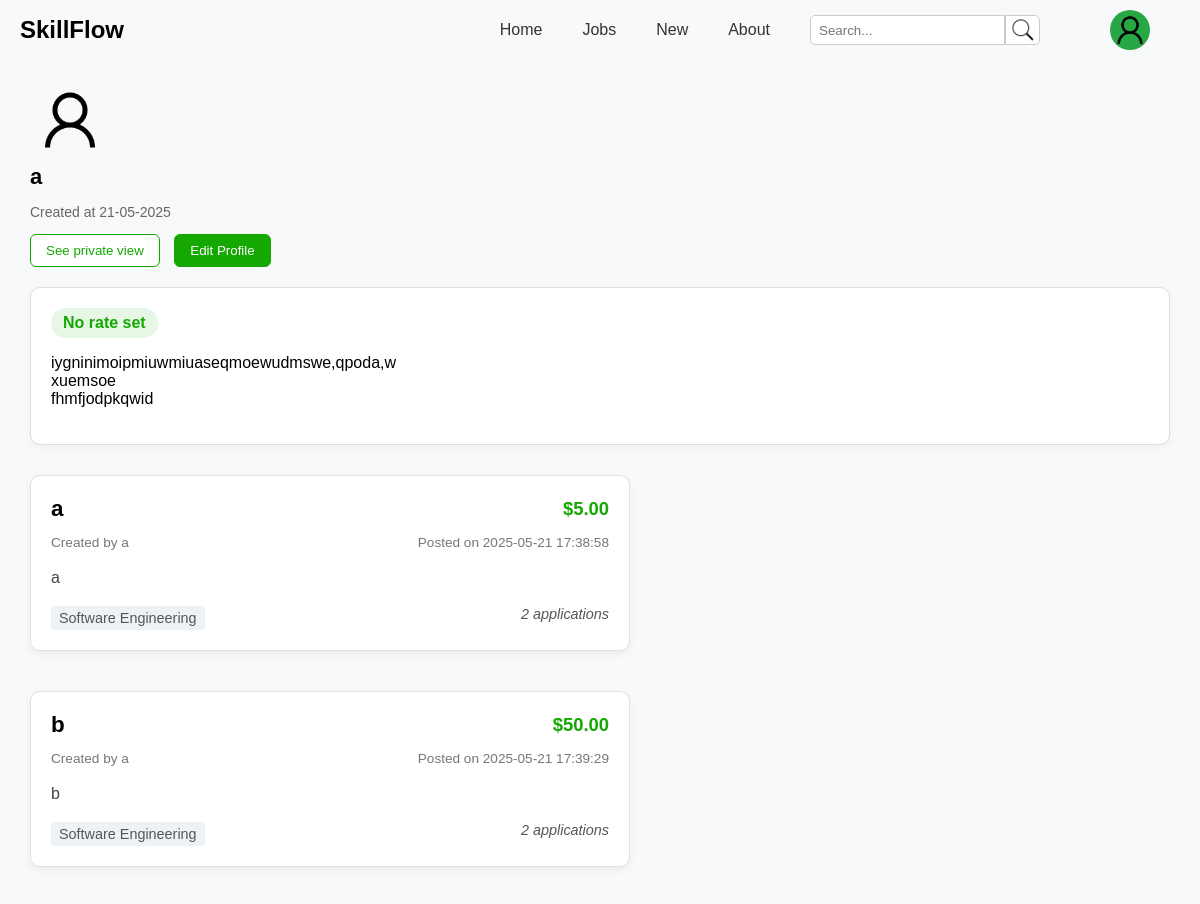
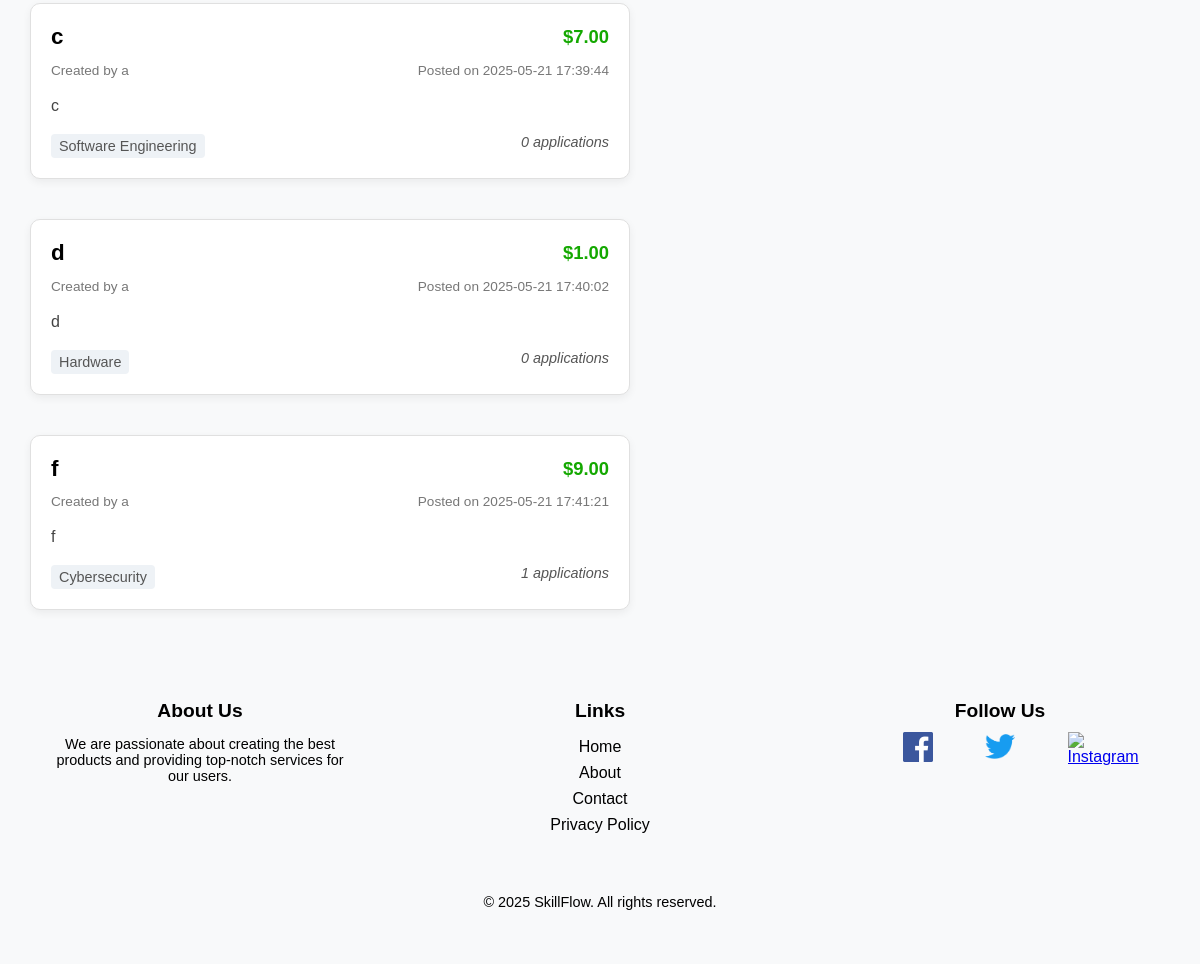
Page /Pages/profile.php (signed in) on the committed database (2 pictures, top to bottom).
### tables this page shows
CREATE TABLE "USER" (
    id INTEGER PRIMARY KEY AUTOINCREMENT NOT NULL,
    name TEXT NOT NULL,
    email TEXT NOT NULL UNIQUE,
    password TEXT NOT NULL,
    created_at TEXT,
    level INTEGER NOT NULL DEFAULT 1,
    birth_date TEXT NOT NULL,
    profile_picture TEXT,
    phone TEXT NOT NULL,
    nr_bank_account TEXT NOT NULL,
    address TEXT NOT NULL,
    rate REAL DEFAULT 0, 
    description TEXT DEFAULT '');

CREATE TABLE "Service" (
    id INTEGER PRIMARY KEY AUTOINCREMENT,
    name TEXT NOT NULL,
    description TEXT NOT NULL,
    price REAL NOT NULL,
    created_at TIMESTAMP,
    number_applications INTEGER DEFAULT 0,
    category TEXT NOT NULL,
    buyer_id INTEGER NOT NULL,
    worker_id INTEGER,  -- NULL permitido
    FOREIGN KEY (buyer_id) REFERENCES User(id)
        ON DELETE CASCADE,
    FOREIGN KEY (worker_id) REFERENCES User(id)
        ON DELETE CASCADE,
    FOREIGN KEY (category) REFERENCES Category(name)
        ON DELETE CASCADE
);

### Utils/Session.php (called while the page is built, shortened)
<?php
  class Session {
    public function isLoggedIn() : bool {
      return isset($_SESSION['id']);
    }
    public function getId() : ?int {
      return isset($_SESSION['id']) ? $_SESSION['id'] : null;
    }
  }
?>

### database/userClass.php (called while the page is built, shortened)
<?php
class User {
    public function __construct(int $id, string $name, string $email, string $password, string $created_at, int $level, string $birth_date, string $phone, string $nr_bank_account, string $address, ?float $rate, ?string $description)
    {
        $this->id = $id;
        $this->name = $name;
        $this->created_at = $created_at;
        $this->rate = $rate;
        $this->description = $description;
    }
    static function getUser(PDO $db, int $id) : User {
        $stmt = $db->prepare('
            SELECT id, name, email, password, created_at, level, birth_date,phone, nr_bank_account, address, rate, description
            FROM User
            WHERE id = ?
        ');
        $stmt->execute(array($id));
        $user = $stmt->fetch();
        return new User(
            $user['id'],
            $user['name'],
            $user['email'],
            $user['password'],
            $user['created_at'],
            $user['level'],
            $user['birth_date'],
            $user['phone'],
            $user['nr_bank_account'],
            $user['address'],
            $user['rate'],
            $user['description']
        );
    }
}
?>

### Actions/Action_Retrieve_Profile.php (called while the page is built, shortened)
<?php
require_once(__DIR__ . '/../Utils/Session.php');
require_once(__DIR__ . '/../database/connection.php');
require_once(__DIR__ . '/../database/userClass.php');
$db = getDatabaseConnection();
$user = User::getUser($db, (int) $_SESSION['id']);
?>

### database/serviceClass.php (called while the page is built, shortened)
<?php
class Service {
    public function __construct(int $id, string $name, string $description, float $price, string $created_at, int $number_applications, string $category, int $buyer_id, ?int $worker_id)
    {
        $this->id = $id;
        $this->name = $name;
        $this->description = $description;
        $this->price = $price;
        $this->created_at = $created_at;
        $this->number_applications = $number_applications;
        $this->category = $category;
    }
    static function getServicesByBuyer(PDO $db, int $buyer_id) : array {
        $stmt = $db->prepare('
            SELECT id, name, description, price, created_at, number_applications, category, buyer_id, worker_id
            FROM Service
            WHERE buyer_id = ?
        ');
        $stmt->execute(array($buyer_id));
        $services = $stmt->fetchAll();
        $serviceObjects = [];
        foreach ($services as $service) {
            $serviceObjects[] = new Service(
                $service['id'],
                $service['name'],
                $service['description'],
                $service['price'],
                $service['created_at'],
                $service['number_applications'],
                $service['category'],
                $service['buyer_id'],
                $service['worker_id']
            );
        }
        return $serviceObjects;
    }
}
?>

### Templates/common_template.php (the view, shortened to what this page needs)
<?php
function drawHeader(Session $session) {
    ?>
    <!DOCTYPE html>
    <html lang="en">
    <head>
        <link rel="stylesheet" href="../css/navbar.css">
        <link rel="stylesheet" href="../css/jobs.css">
        <link rel="stylesheet" href="../css/footer.css">
        <link rel="stylesheet" href="../css/service.css">
    </head>
    <body>
        <header class="navbar">
            <a href="index.html" class="logo">SkillFlow</a>
            <div class="bar">
                <nav class="menu">
                    <a href="index.php">Home</a>
                    <a href="jobs.php">Jobs</a>
                    <a href="newjobs.php">New</a>
                    <a href="about.php">About</a>
                    <div class="search-bar">
                        <input type="text" placeholder="Search..." class="search-input">
                        <button type="submit" class="search-button">
                            <img src="../assets/icons/search.png" alt="Search">
                        </button>
                    </div>
                </nav>
                <div class="auth-buttons" id="authButtons">
                    <?php if ($session->isLoggedIn()): ?>
                    <div class="profile-dropdown-container">
                        <div id="profileCircle" class="profile-circle" onclick="toggleDropdown()">
                        <img src="../assets/icons/user.png" alt="Profile">
                        </div>
                    </div>
                    <?php else: ?>
                        <button class="login" id="loginButton" onclick="window.location.href='login.php'">Log in</button>
                        <button class="signup" id="signupButton" onclick="window.location.href='register.php'">Sign up</button>
                    <?php endif; ?>
                </div>
            </div>
        </header>
    <?php
}
function drawFooter() {
    ?>
    <footer class="footer">
        <div class="footer-content">
            <div class="footer-section">
                <h3>About Us</h3>
                <p>We are passionate about creating the best products and providing top-notch services for our users.</p>
            </div>
            <div class="footer-section">
                <h3>Links</h3>
                <ul>
                    <li><a href="index.php">Home</a></li>
                    <li><a href="about.php">About</a></li>
                    <li><a href="#">Contact</a></li>
                    <li><a href="#">Privacy Policy</a></li>
                </ul>
            </div>
            <div class="footer-section">
                <h3>Follow Us</h3>
                <div class="social-icons">
                    <a href="https://www.facebook.com/seu-usuario" class="social-icon" target="_blank">
                        <img src="../assets/icons/facebook-icon.png" alt="Facebook">
                    </a>
                    <a href="https://twitter.com/seu-usuario" class="social-icon" target="_blank">
                        <img src="../assets/icons/twitter-logo.png" alt="Twitter">
                    </a>
                    <a href="https://www.instagram.com/seu-usuario" class="social-icon" target="_blank">
                        <img src="../assets/icons/instagram-logo.png" alt="Instagram">
                    </a>
                </div>
            </div>
        </div>
        <div class="footer-bottom">
            <p>&copy; 2025 SkillFlow. All rights reserved.</p>
        </div>
    </footer>
    </body>
    </html>
    <?php
}
function draw_service(Service $service, User $user) {
    if ($user->id === $service->buyer_id) {
        $url =  "view_my_job.php?jobId=" . urlencode($service->id) .
                "&jobTitle=" . urlencode($service->name) .
                "&jobDescription=" . urlencode($service->description) .
                "&category=" . urlencode($service->category) .
                "&budget=" . urlencode($service->price);
    } else {
        $url = "apply_to_job.php?jobId=" . urlencode($service->id) .
               "&jobTitle=" . urlencode($service->name) .
               "&jobDescription=" . urlencode($service->description) .
               "&category=" . urlencode($service->category) .
               "&budget=" . urlencode($service->price);
    }
    ?>
    <a href="<?= $url ?>" class="service-card2">
      <div class="service-card2__header">
        <h2 class="service-card2__title"><?= htmlspecialchars($service->name) ?></h2>
        <span class="service-card2__price">$<?= number_format($service->price, 2) ?></span>
      </div>
      <div class="service-card2__meta">
        <span class="service-card2__author">Created by <?= htmlspecialchars($user->name) ?></span>
        <span class="service-card2__date">Posted on <?= htmlspecialchars($service->created_at) ?></span>
      </div>
      <p class="service-card2__desc">
        <?= nl2br(htmlspecialchars($service->description)) ?>
      </p>
      <div class="service-card2__footer">
        <span class="service-card2__category"><?= htmlspecialchars($service->category) ?></span>
        <span class="service-card2__apps"><?= $service->number_applications ?> applications</span>
      </div>
    </a>
    <?php
}
    ?>

### Pages/profile.php (shortened to what this page needs)
<?php
require_once('../Templates/common_template.php');
require_once(__DIR__ . '/../Actions/Action_Retrieve_Profile.php');
require_once(__DIR__ . '/../Utils/Session.php');
require_once(__DIR__ . '/../database/connection.php');
require_once(__DIR__ . '/../database/serviceClass.php');
require_once(__DIR__ . '/../database/userClass.php');
$session = new Session();
$db = getDatabaseConnection();
$user = User::getUser($db, $session->getId());
$user_services = Service::getServicesByBuyer($db, $user->id);
drawHeader($session);
?>
<!DOCTYPE html>
<html lang="en">
<head>
  <link rel="stylesheet" href="../css/profile.css" />
  <link rel="stylesheet" href="../css/navbar.css">
  <link rel="stylesheet" href="../css/footer.css">
</head>
<body>
  <section class="profile">
    <div class="profile-header">
      <img src="../assets/icons/user.png" class="avatar" alt="Profile picture" />
      <div class="profile-info">
        <h1><?= htmlspecialchars($user->name) ?></h1>
        <p>Created at <?= htmlspecialchars($user->created_at) ?></p>
      </div>
      <button class="public-view">See private view</button>
      <button class="profile-settings" onclick="window.location.href='edit_profile.php';">Edit Profile</button>
    </div>
    <div class="profile-body">
      <div class="service-card">
        <div class="service-header">
          <?php if (!is_null($user->rate)): ?>
            <span class="rate">$<?= number_format($user->rate, 2) ?>/hr</span>
          <?php else: ?>
            <span class="rate">No rate set</span>
          <?php endif; ?>
        </div>
        <p>
          <?php if (!empty($user->description)): ?>
            <?= nl2br(htmlspecialchars($user->description)) ?>
          <?php else: ?>
            <em>Adding a service description increases your chances of getting hired — let clients know what you can do!</em>
          <?php endif; ?>
        </p>
      </div>
      <?php
      foreach ($user_services as $user_service) {
          draw_service($user_service, $user);
      }
      ?>
    </div>
  </section>
<?php
drawFooter($session);
?>
</body>
</html>

### css/navbar.css (style rules this page uses)
.logo { font-size: 1.5rem; font-weight: bold; color: black; text-decoration: none; cursor: pointer; }
.navbar { display: flex; flex: 3; align-items: center; justify-content: space-between; padding: 10px 20px; background-color: #f8f9fa; }
.bar { display: flex; align-items: center; }
.menu { display: flex; align-items: center; }
.menu a { margin-right: 40px; text-decoration: none; color: #333; }
.search-bar { display: flex; align-items: center; height: 30px; margin-right: 40px; }
.search-input { padding: 8px; border: 1px solid #ccc; border-radius: 5px 0 0 5px; outline: none; height: 100%; box-sizing: border-box; }
.search-button { background-color: white; border: 1px solid #ccc; padding: 0; border-radius: 0 5px 5px 0; cursor: pointer; outline: none; height: 100%; width: 35px; display: flex; align-items: center; justify-content: center; }
.search-button img { max-width: 100%; max-height: 100%; }
.auth-buttons { display: flex; margin-left: auto; flex-shrink: 0; align-items: center; padding: 0 10px; height: 100%; min-width: 80px; justify-content: center; gap: 10px; }
.profile-circle { width: 40px; height: 40px; border-radius: 50%; background-color: #28a745; display: flex; align-items: center; justify-content: center; overflow: hidden; }
.profile-circle img { width: 100%; height: 100%; object-fit: contain; }
.profile-dropdown-container { position: relative; display: inline-block; }
.profile-circle { cursor: pointer; width: 40px; height: 40px; border-radius: 50%; overflow: hidden; }

### css/jobs.css (style rules this page uses)
body { font-family: Arial, sans-serif; margin: 0; padding: 0; background-color: #f8f9fa; }
h1, h2 { margin: 0; }
button { cursor: pointer; font-family: inherit; }

### css/footer.css (style rules this page uses)
.footer { background-color: #f8f9fa; padding: 40px 0; text-align: center; }
.footer-content { display: flex; justify-content: space-around; margin-bottom: 20px; flex-wrap: wrap; }
.footer-section { flex: 1; max-width: 300px; padding: 0 20px; }
.footer-section h3 { font-size: 1.2rem; margin-bottom: 10px; color: black; }
.footer-section p { font-size: 0.9rem; color: black; }
.footer-section ul { list-style-type: none; padding: 0; }
.footer-section ul li { margin: 8px 0; }
.footer-section ul li a { color: black; text-decoration: none; }
.social-icons { display: flex; justify-content: space-evenly; }
.social-icon { width: 30px; height: 30px; display: inline-block; }
.social-icon img { width: 100%; height: 100%; object-fit: contain; }
.footer-bottom { padding-top: 10px; font-size: 0.9rem; }

### css/service.css (style rules this page uses)
.service-card2 { display: block; max-width: 600px; margin: 1rem auto; padding: 1.25rem; background: #fff; border: 1px solid #e0e0e0; border-radius: 10px; box-shadow: 0 3px 8px rgba(0, 0, 0, 0.06); text-decoration: none; color: inherit; transition: box-shadow 0.2s ease, transform 0.2s ease; }
.service-card2__header { display: flex; justify-content: space-between; align-items: center; margin-bottom: 0.75rem; }
.service-card2__title { font-size: 1.4rem; margin: 0; line-height: 1.2; }
.service-card2__price { font-size: 1.15rem; font-weight: bold; color: #14a800; }
.service-card2__meta { display: flex; justify-content: space-between; font-size: 0.85rem; color: #777; margin-bottom: 1rem; }
.service-card2__desc { font-size: 1rem; color: #444; line-height: 1.5; margin-bottom: 1rem; }
.service-card2__footer { display: flex; justify-content: space-between; font-size: 0.9rem; color: #555; }
.service-card2__category { background: #eef2f6; padding: 0.25rem 0.5rem; border-radius: 4px; }
.service-card2__apps { font-style: italic; }
.service-card2 { flex: 0 1 calc(33.33% - 40px); box-sizing: border-box; margin: 10px 0; }

### rows in the picture
user: name "a", created_at "21-05-2025", description "iygninimoipmiuwmiuaseqmoewudmswe,qpoda,w xuemsoe fhmfjodpkqwid"
service: name "a", price "5.00", buyer.name "a", created_at "2025-05-21 17:38:58", description "a", category "Software Engineering", number_applications "2"
service: name "b", price "50.00", buyer.name "a", created_at "2025-05-21 17:39:29", description "b", category "Software Engineering", number_applications "2"
service: name "c", price "7.00", buyer.name "a", created_at "2025-05-21 17:39:44", description "c", category "Software Engineering", number_applications "0"
service: name "d", price "1.00", buyer.name "a", created_at "2025-05-21 17:40:02", description "d", category "Hardware", number_applications "0"
service: name "f", price "9.00", buyer.name "a", created_at "2025-05-21 17:41:21", description "f", category "Cybersecurity", number_applications "1"
